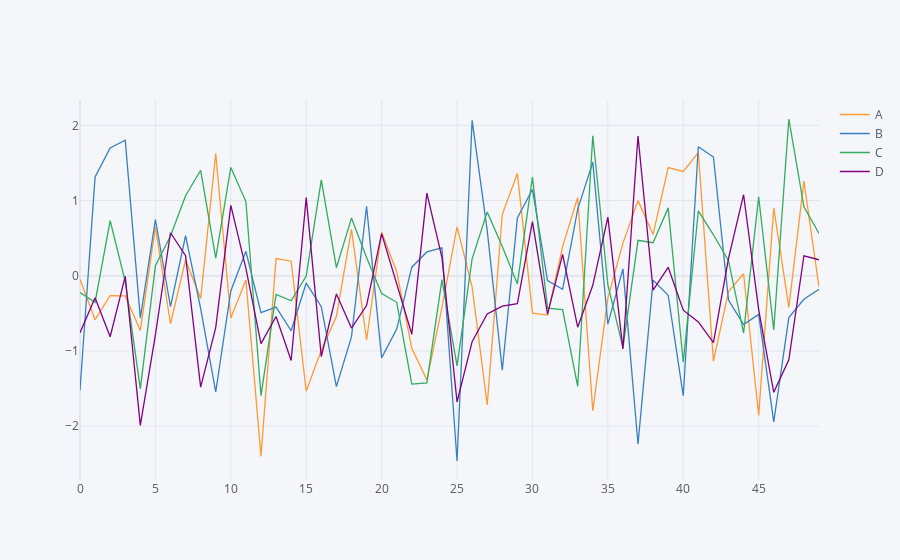

Notebook code for this chart:
### Markdown cell above
## Plot

### Code cell
# NORMAL / BASIC PLOT
arr_1 = np.random.randn(50, 4)
df_1 = pd.DataFrame(arr_1, columns=['A','B','C','D'])

df_1.iplot()

### Figure 1 — Plotly figure (JSON) as saved in the notebook; plotly's stock layout.template omitted (floating-point values rounded to 4 significant figures)
{"data": [{"line": {"color": "rgba(255, 153, 51, 1.0)", "dash": "solid", "shape": "linear", "width": 1.3}, "mode": "lines", "name": "A", "text": "", "type": "scatter", "x": [0, 1, 2, 3, 4, 5, 6, 7, 8, 9, 10, 11, 12, 13, 14, 15, 16, 17, 18, 19, 20, 21, 22, 23, 24, 25, 26, 27, 28, 29, 30, 31, 32, 33, 34, 35, 36, 37, 38, 39, 40, 41, 42, 43, 44, 45, 46, 47, 48, 49], "y": [-0.04621, -0.5845, -0.2663, -0.269, -0.7278, 0.6479, -0.6383, 0.2095, -0.3038, 1.624, -0.5616, -0.05821, -2.402, 0.2274, 0.1933, -1.535, -0.9904, -0.5426, 0.6204, -0.8546, 0.5786, 0.05298, -0.966, -1.386, -0.4257, 0.6488, -0.1516, -1.718, 0.8172, 1.36, -0.4967, -0.5228, 0.3867, 1.04, -1.796, -0.2971, 0.4343, 0.9988, 0.5489, 1.438, 1.387, 1.636, -1.137, -0.2092, 0.02582, -1.856, 0.9035, -0.4216, 1.258, -0.1507]}, {"line": {"color": "rgba(55, 128, 191, 1.0)", "dash": "solid", "shape": "linear", "width": 1.3}, "mode": "lines", "name": "B", "text": "", "type": "scatter", "x": [0, 1, 2, 3, 4, 5, 6, 7, 8, 9, 10, 11, 12, 13, 14, 15, 16, 17, 18, 19, 20, 21, 22, 23, 24, 25, 26, 27, 28, 29, 30, 31, 32, 33, 34, 35, 36, 37, 38, 39, 40, 41, 42, 43, 44, 45, 46, 47, 48, 49], "y": [-1.524, 1.314, 1.699, 1.802, -0.5641, 0.7476, -0.41, 0.5317, -0.4359, -1.546, -0.2033, 0.3246, -0.49, -0.4179, -0.7314, -0.09727, -0.4124, -1.474, -0.8137, 0.9242, -1.092, -0.709, 0.1137, 0.3165, 0.3706, -2.464, 2.066, 0.6038, -1.256, 0.7677, 1.147, -0.06554, -0.1805, 0.883, 1.51, -0.6444, 0.09058, -2.241, -0.05843, -0.2592, -1.597, 1.715, 1.578, -0.3238, -0.6488, -0.5143, -1.943, -0.5573, -0.3133, -0.1789]}, {"line": {"color": "rgba(50, 171, 96, 1.0)", "dash": "solid", "shape": "linear", "width": 1.3}, "mode": "lines", "name": "C", "text": "", "type": "scatter", "x": [0, 1, 2, 3, 4, 5, 6, 7, 8, 9, 10, 11, 12, 13, 14, 15, 16, 17, 18, 19, 20, 21, 22, 23, 24, 25, 26, 27, 28, 29, 30, 31, 32, 33, 34, 35, 36, 37, 38, 39, 40, 41, 42, 43, 44, 45, 46, 47, 48, 49], "y": [-0.222, -0.3548, 0.7324, -0.0786, -1.505, 0.1349, 0.5288, 1.064, 1.402, 0.2332, 1.44, 0.9862, -1.594, -0.2473, -0.3326, -0.003264, 1.276, 0.1067, 0.7663, 0.2429, -0.2381, -0.3532, -1.441, -1.425, -0.05223, -1.2, 0.2236, 0.8488, 0.3875, -0.1094, 1.312, -0.4317, -0.4517, -1.472, 1.861, -0.1176, -0.9551, 0.4713, 0.439, 0.9023, -1.15, 0.8633, 0.5445, 0.1996, -0.7621, 1.051, -0.7194, 2.084, 0.9173, 0.5618]}, {"line": {"color": "rgba(128, 0, 128, 1.0)", "dash": "solid", "shape": "linear", "width": 1.3}, "mode": "lines", "name": "D", "text": "", "type": "scatter", "x": [0, 1, 2, 3, 4, 5, 6, 7, 8, 9, 10, 11, 12, 13, 14, 15, 16, 17, 18, 19, 20, 21, 22, 23, 24, 25, 26, 27, 28, 29, 30, 31, 32, 33, 34, 35, 36, 37, 38, 39, 40, 41, 42, 43, 44, 45, 46, 47, 48, 49], "y": [-0.7579, -0.2926, -0.8114, -0.007468, -1.991, -0.7878, 0.5714, 0.2676, -1.482, -0.6892, 0.9359, 0.09835, -0.9031, -0.5421, -1.127, 1.039, -1.077, -0.2429, -0.6959, -0.3973, 0.5602, -0.1242, -0.7774, 1.099, 0.2415, -1.679, -0.8764, -0.5088, -0.4034, -0.3712, 0.7196, -0.5098, 0.2835, -0.6845, -0.1278, 0.7789, -0.9753, 1.857, -0.1907, 0.112, -0.4585, -0.614, -0.8885, 0.231, 1.077, -0.4501, -1.55, -1.117, 0.2654, 0.2125]}], "layout": {"autosize": true, "legend": {"bgcolor": "#F5F6F9", "font": {"color": "#4D5663"}}, "paper_bgcolor": "#F5F6F9", "plot_bgcolor": "#F5F6F9", "title": {"font": {"color": "#4D5663"}}, "xaxis": {"autorange": true, "gridcolor": "#E1E5ED", "range": [0, 49], "showgrid": true, "tickfont": {"color": "#4D5663"}, "title": {"font": {"color": "#4D5663"}, "text": ""}, "type": "linear", "zerolinecolor": "#E1E5ED"}, "yaxis": {"autorange": true, "gridcolor": "#E1E5ED", "range": [-2.716, 2.337], "showgrid": true, "tickfont": {"color": "#4D5663"}, "title": {"font": {"color": "#4D5663"}, "text": ""}, "type": "linear", "zerolinecolor": "#E1E5ED"}}}
